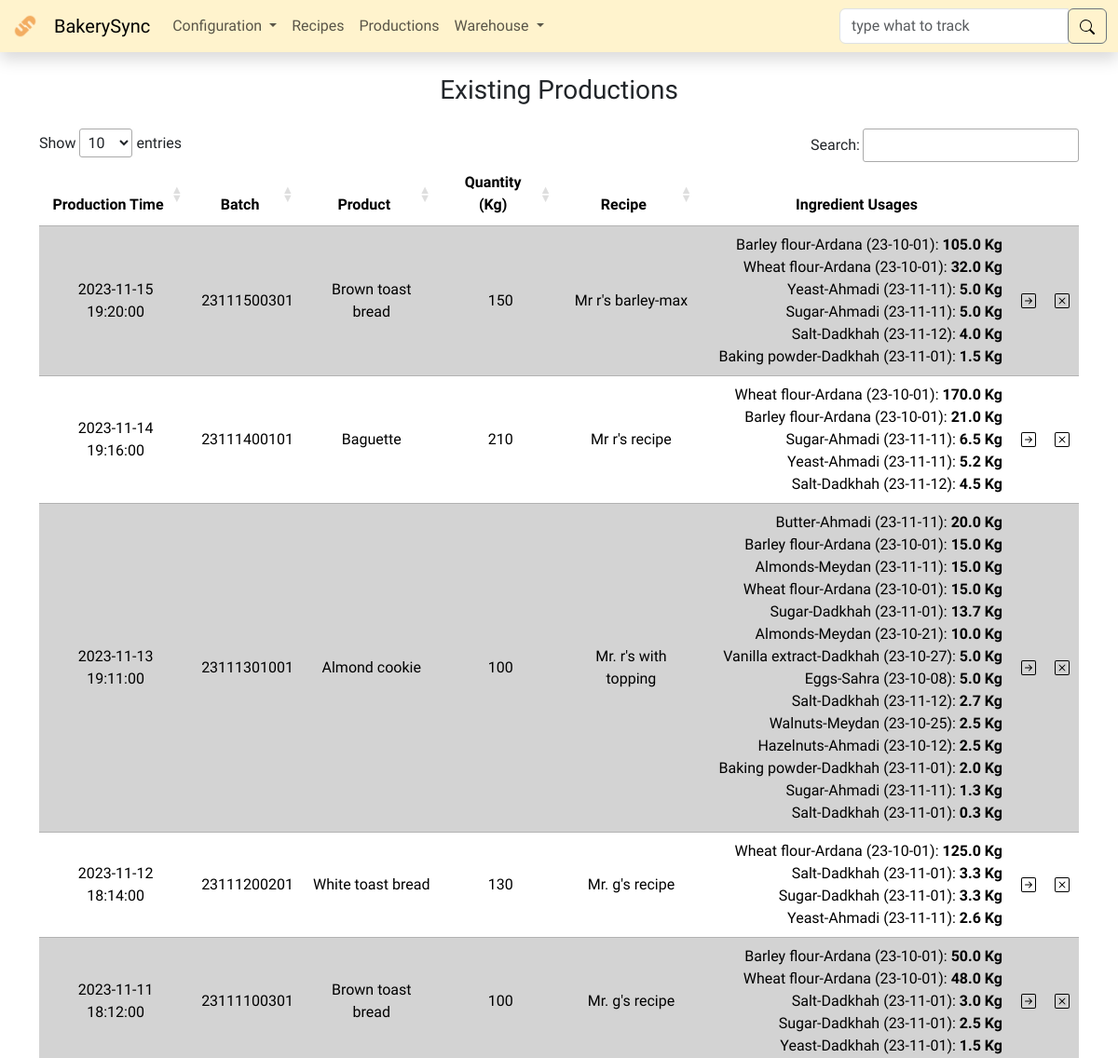
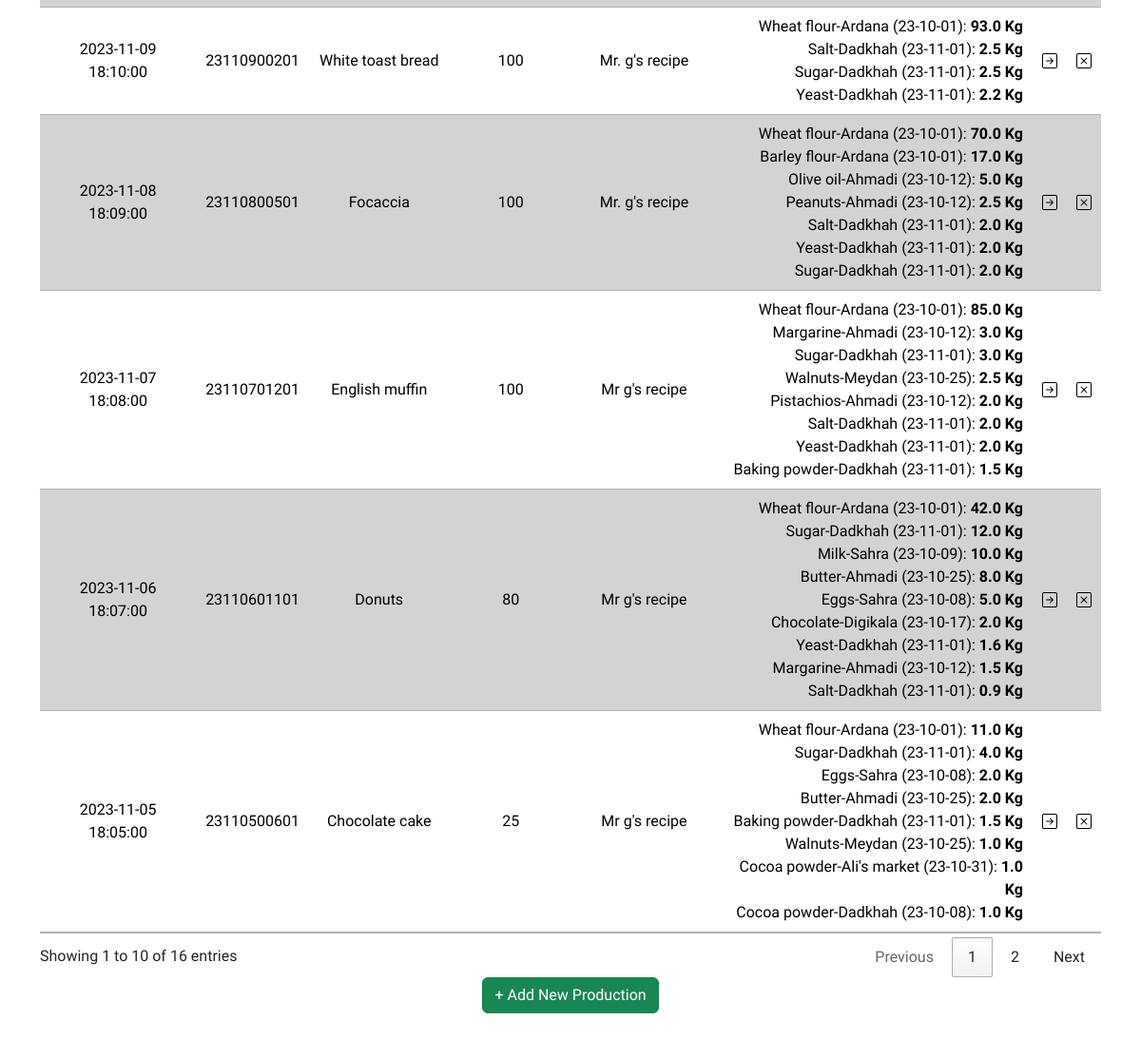
The app's page /productions/ with its own data (2 pictures, top to bottom).
### models.py (models this page shows, shortened)
class BaseModel(db.Model):
    __abstract__ = True
    id = db.Column(db.Integer, primary_key=True)

class Production(BaseModel):
    print_batch = db.Column(db.String(255), unique=True, nullable=False)
    type_id = db.Column(db.Integer, db.ForeignKey(
        ProductType.id), nullable=False)
    production_time = db.Column(db.DateTime, nullable=False)
    recipe_id = db.Column(db.Integer, db.ForeignKey(Recipe.id), nullable=False)
    quantity = db.Column(db.Integer, nullable=False)
    shipments = db.relationship('ProductShipment', backref='production')
    ingredients = db.relationship(
        'IngredientArrival',
        secondary=production_arrival_association,
        back_populates='productions'
    )
    def getu(self, ingredient_arrival_id):
        association = db.session.query(production_arrival_association).filter(
            production_arrival_association.c.production_id == self.id,
            production_arrival_association.c.arrival_id == ingredient_arrival_id
        ).first()
        if association:
            return round(association.quantity, 1)
        return 0

class ProductType(BaseModel):
    name = db.Column(db.String(255), unique=True, nullable=False)
    productions = db.relationship('Production', backref='type')
    recipes = db.relationship('Recipe', backref='type')

class Recipe(BaseModel):
    name = db.Column(db.String(255), nullable=False)
    description = db.Column(db.String(255))
    product = db.Column(db.Integer, db.ForeignKey(
        ProductType.id), nullable=False)
    ingredients = db.relationship(
        'IngredientType',
        secondary=recipe_ingredient_association,
        back_populates='recipes'
    )
    productions = db.relationship('Production', backref='recipe')

class IngredientArrival(BaseModel):
    type_id = db.Column(db.Integer, db.ForeignKey(
        IngredientType.id), nullable=False)
    supplier_id = db.Column(db.Integer, db.ForeignKey(Supplier.id), nullable=False)
    arriving_date = db.Column(db.DateTime, nullable=False)
    quantity = db.Column(db.Integer, nullable=False)
    productions = db.relationship(
        'Production',
        secondary=production_arrival_association,
        back_populates='ingredients'
    )

class IngredientType(BaseModel):
    name = db.Column(db.String(255), unique=True, nullable=False)
    arrivals = db.relationship('IngredientArrival', backref='type')
    recipes = db.relationship(
        'Recipe', secondary=recipe_ingredient_association, back_populates='ingredients')

class Supplier(BaseModel):
    name = db.Column(db.String(255), unique=True, nullable=False)
    contact_person = db.Column(db.String(255))
    contact_information = db.Column(db.String(255))
    type = db.Column(db.String(255), nullable=False)
    location = db.Column(db.String(255))
    description = db.Column(db.String(255))
    arrivals = db.relationship('IngredientArrival', backref='supplier')

### routes/productions.py (the view)
@productions_bp.route('/', methods=['GET', 'POST'])
def productions():
    if request.method == 'POST':
        try:
            print_batch = request.form['batch_number']
            type_id = request.form['product']
            production_time_str = request.form['production_date']
            recipe_id = request.form["recipe" + str(type_id)]
            quantity_str = request.form['quantity']
        except Exception as e:
            flash(f'Invalid data input! - Error: {str(e)}', 'warning')
            return redirect(url_for('productions.productions'))
        if print_batch and quantity_str:
            try:
                production_time = datetime.fromisoformat(production_time_str)
                quantity = float(quantity_str)
            except ValueError:
                flash('Invalid date or quantity format', 'danger')
                return redirect(url_for('productions.productions'))
            except Exception as e:
                flash(f'Error: {str(e)}', 'warning')
                return redirect(url_for('productions.productions'))
        else:
            flash('Invalid data input', 'warning')
            return redirect(url_for('productions.productions'))
        if quantity < 0.1:
            flash('Invalid data input', 'warning')
            return redirect(url_for('productions.productions'))
        new_production = Production(
            print_batch=print_batch,
            type_id=type_id,
            production_time=production_time,
            recipe_id=recipe_id,
            quantity=quantity)
        try:
            recipe = Recipe.query.get(recipe_id)
            db.session.add(new_production)
            db.session.commit()
        except Exception as e:
            if 'UNIQUE constraint failed: production.print_batch' in str(e):
                flash(
                    f'Can not add another production with the same {print_batch}. Production name must be unique. Please check dublicate production.', 'warning')
            else:
                flash(f'Error: {str(e)}', 'warning')
            db.session.rollback()  # Rollback any changes to the database
            return redirect(url_for('productions.productions'))
        try:
            insertions = []
            for ingredient in recipe.ingredients:
                ing_quant = float(request.form[ingredient.name])
                if ing_quant > ingredient.stock:
                    raise ValueError(
                        f"{ingredient.name} quantity can not be more than stock")
                sorted_arrivals = sorted(
                    ingredient.arrivals, key=lambda ingredient: ingredient.arriving_date)
                for arrival in sorted_arrivals:
                    if ing_quant > 0:
                        arr_stock = arrival.stock
                        if arr_stock > ing_quant:
                            insertions.append(production_arrival_association.insert().values(
                                production_id=new_production.id, arrival_id=arrival.id, quantity=ing_quant))
                            ing_quant = 0
                        elif arr_stock > 0:
                            insertions.append(production_arrival_association.insert().values(
                                production_id=new_production.id, arrival_id=arrival.id, quantity=Decimal(arr_stock)))
                            ing_quant = Decimal(ing_quant - arr_stock)
            for insertion in insertions:
                db.session.execute(insertion)
            db.session.commit()
            flash('New production added successfully', 'success')
            return redirect(url_for('productions.productions'))
        except Exception as e:
            flash(f'Error: {str(e)}', 'warning')
            db.session.rollback()
            db.session.delete(new_production)
            db.session.commit()
            return redirect(url_for('productions.productions'))
    else:
        productions = Production.query.all()
        ptypes = ProductType.query.all()
        rtypes = IngredientType.query.all()
        ingredients = IngredientArrival.query.order_by(
            IngredientArrival.arriving_date, IngredientArrival.type_id).all()
        recipes = Recipe.query.all()
    context = {
        'ingredients': ingredients,
        'recipes': recipes,
        'productions': productions,
        'ptypes': ptypes,
        'rtypes': rtypes,
    }
    return render_template('productions.html', **context)

### app.py (called while the page is built)
@app.after_request
def after_request(response):
    response.headers["Cache-Control"] = "no-cache, no-store, must-revalidate"
    response.headers["Expires"] = 0
    response.headers["Pragma"] = "no-cache"
    return response

@app.template_filter('sortgetu')
def sortgetu(ingredients, production):
    return sorted(ingredients, key=lambda x: production.getu(x.id))

### templates/productions.html (shortened to what this page needs)
{% extends "layout.html" %}
{%block main %}
<div class="container mx-auto text-center">
  <h3 class="my-4">Existing Productions</h3>
  <table id="production_table" class="table table-striped w-auto mx-auto">
    <thead>
      <tr>
        <th>Production Time</th>
        <th>Batch</th>
        <th>Product</th>
        <th>Quantity (Kg)</th>
        <th>Recipe</th>
        <th>Ingredient Usages</th>
        <th></th>
        <th></th>
      </tr>
    </thead>
    <tbody>
      {% for production in productions %}
      <tr>
        <td>{{ production.production_time }}</td>
        <td>{{ production.print_batch }}</td>
        <td>{{ production.type.name }}</td>
        <td>{{ production.quantity }}</td>
        <td>{{ production.recipe.name }}</td>
        <td>
          <p class="m-0 text-end">
            {% set sorted_ingredients = production.ingredients|list|sortgetu(production)|reverse %}
            {% for ingredient in sorted_ingredients %} {{ ingredient.type.name }}-{{
            ingredient.supplier.name }} ({{ ingredient.arriving_date.strftime('%y-%m-%d') }}):
            <strong>{{ production.getu(ingredient.id)|round(1) }} Kg</strong><br />{% endfor %}
          </p>
        </td>
        <td>
          <form action="{{ url_for('productions.track') }}" method="post">
            <input
              type="image"
              src="/static/icons/arrow-right-square.svg"
              alt="track"
              name="production_track"
              title="Track {{ production.print_batch }}"
            />
          </form>
        </td>
        <td>
          <form
            id="del-{{production.id}}"
            action="{{ url_for('productions.delete_production') }}"
            method="post"
          >
            <img
              src="/static/icons/x-square.svg"
              alt="delete"
              name="production_delete"
              type="submit"
              title="Delete {{ production.print_batch }}"
              onclick="return confirmDelete('del-{{production.id}}', '{{ production.print_batch }}');"
            />
          </form>
        </td>
      </tr>
      {% endfor %}
    </tbody>
  </table>
  <button
    class="btn btn-success"
    type="button"
    data-bs-toggle="offcanvas"
    data-bs-target="#AddCanvas"
    aria-controls="AddCanvas"
  >
    + Add New Production
  </button>
</div>
{% endblock %}

### static/styles.css (style rules this page uses)
body { font-family: "Dosis", sans-serif; }
table input { border: none; background: transparent; padding: 0; vertical-align: middle; }
td form, td strong { display: inline; }
table.dataTable thead th, table.dataTable thead td, table.dataTable tfoot th, table.dataTable tfoot td { text-align: center; }
.table { --bs-table-striped-bg: lightgray; }
td { vertical-align: middle; }

### records on screen
Production: production_time "2023-11-05 18:05:00", print_batch "23110500601", type.name "Chocolate cake", quantity "25", recipe.name "Mr g's recipe"
IngredientArrival: type.name "Wheat flour", supplier.name "Ardana", arriving_date "23-10-01", getu "11.0", getu "42.0", getu "85.0", getu "70.0", getu "93.0", getu "48.0", getu "125.0", getu "15.0", getu "170.0", getu "32.0"
IngredientArrival: type.name "Sugar", supplier.name "Dadkhah", arriving_date "23-11-01", getu "4.0", getu "12.0", getu "3.0", getu "2.0", getu "2.5", getu "3.3", getu "13.7"
IngredientArrival: type.name "Eggs", supplier.name "Sahra", arriving_date "23-10-08", getu "2.0", getu "5.0"
IngredientArrival: type.name "Butter", supplier.name "Ahmadi", arriving_date "23-10-25", getu "2.0"
IngredientArrival: type.name "Baking powder", supplier.name "Dadkhah", arriving_date "23-11-01", getu "1.5", getu "2.0"
IngredientArrival: type.name "Walnuts", supplier.name "Meydan", arriving_date "23-10-25", getu "1.0", getu "2.5"
IngredientArrival: type.name "Cocoa powder", supplier.name "Ali's market", arriving_date "23-10-31", getu "1.0"
IngredientArrival: type.name "Cocoa powder", supplier.name "Dadkhah", arriving_date "23-10-08", getu "1.0"
Production: production_time "2023-11-06 18:07:00", print_batch "23110601101", type.name "Donuts", quantity "80", recipe.name "Mr g's recipe", getu "8.0"
IngredientArrival: type.name "Milk", supplier.name "Sahra", arriving_date "23-10-09", getu "10.0"
IngredientArrival: type.name "Chocolate", supplier.name "Digikala", arriving_date "23-10-17", getu "2.0"
IngredientArrival: type.name "Yeast", supplier.name "Dadkhah", arriving_date "23-11-01", getu "1.6", getu "2.0", getu "2.2", getu "1.5"
IngredientArrival: type.name "Margarine", supplier.name "Ahmadi", arriving_date "23-10-12", getu "1.5", getu "3.0"
IngredientArrival: type.name "Salt", supplier.name "Dadkhah", arriving_date "23-11-01", getu "0.9", getu "2.0", getu "2.5", getu "3.0", getu "3.3", getu "0.3"
Production: production_time "2023-11-07 18:08:00", print_batch "23110701201", type.name "English muffin", quantity "100", recipe.name "Mr g's recipe"
IngredientArrival: type.name "Pistachios", supplier.name "Ahmadi", arriving_date "23-10-12", getu "2.0"
Production: production_time "2023-11-08 18:09:00", print_batch "23110800501", type.name "Focaccia", quantity "100", recipe.name "Mr. g's recipe"
IngredientArrival: type.name "Barley flour", supplier.name "Ardana", arriving_date "23-10-01", getu "17.0", getu "50.0", getu "15.0", getu "21.0", getu "105.0"
IngredientArrival: type.name "Olive oil", supplier.name "Ahmadi", arriving_date "23-10-12", getu "5.0"
IngredientArrival: type.name "Peanuts", supplier.name "Ahmadi", arriving_date "23-10-12", getu "2.5"
Production: production_time "2023-11-09 18:10:00", print_batch "23110900201", type.name "White toast bread", quantity "100", recipe.name "Mr. g's recipe"
Production: production_time "2023-11-11 18:12:00", print_batch "23111100301", type.name "Brown toast bread", quantity "100", recipe.name "Mr. g's recipe"
Production: production_time "2023-11-12 18:14:00", print_batch "23111200201", type.name "White toast bread", quantity "130", recipe.name "Mr. g's recipe"
IngredientArrival: type.name "Yeast", supplier.name "Ahmadi", arriving_date "23-11-11", getu "2.6", getu "5.2", getu "5.0"
Production: production_time "2023-11-13 19:11:00", print_batch "23111301001", type.name "Almond cookie", quantity "100", recipe.name "Mr. r's with topping"
IngredientArrival: type.name "Butter", supplier.name "Ahmadi", arriving_date "23-11-11", getu "20.0"
IngredientArrival: type.name "Almonds", supplier.name "Meydan", arriving_date "23-11-11", getu "15.0"
IngredientArrival: type.name "Almonds", supplier.name "Meydan", arriving_date "23-10-21", getu "10.0"
IngredientArrival: type.name "Vanilla extract", supplier.name "Dadkhah", arriving_date "23-10-27", getu "5.0"
IngredientArrival: type.name "Salt", supplier.name "Dadkhah", arriving_date "23-11-12", getu "2.7", getu "4.5", getu "4.0"
IngredientArrival: type.name "Hazelnuts", supplier.name "Ahmadi", arriving_date "23-10-12", getu "2.5"
IngredientArrival: type.name "Sugar", supplier.name "Ahmadi", arriving_date "23-11-11", getu "1.3", getu "6.5", getu "5.0"
Production: production_time "2023-11-14 19:16:00", print_batch "23111400101", type.name "Baguette", quantity "210", recipe.name "Mr r's recipe"
Production: production_time "2023-11-15 19:20:00", print_batch "23111500301", type.name "Brown toast bread", quantity "150", recipe.name "Mr r's barley-max"
